Frame 1 (no input): blank canvas, image omitted
Frame 60 (the mouse pressed at the canvas centre just before this capture): blank canvas, image omitted
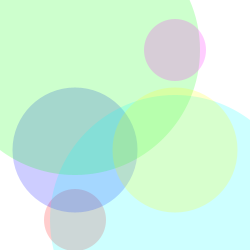
Frame 120 (the mouse held since frame 60 and released just before this capture)

The Processing sketch whose frames 1 and 60 were blank and that drew this single picture after the mouse press (run headless with seeded random() and noise(); from frame 60 on, the mouse is pressed at the canvas centre):

// Processing sketch: processing_18584
// ── processing_18584.pde

void setup() 
{
  size(250, 250); 
  noStroke();
  ellipseMode(CENTER);
  smooth();
}

void draw() 
{   
  background(255); 
  
  fill(255,0,0,50); //pure red with 50%  opacity
  ellipse(mouseX-50, 220, mouseY/2, mouseY/2); 
  //position 50 to left of mouse position with static y-position
  //diameter of ellipse based half the height of mouse position
  
  fill(0,0,255,50); //pure blue with 50% opacity
  ellipse(mouseX-50,150,mouseY,mouseY);
  //position 50 to the left of mouse position with static y-position
  //diameter of ellipse based on the height of mouse position
  
  fill(0,255,0,50); //pure green with 50% opacity
  ellipse(mouseX-50,50,mouseY*2,mouseY*2);
  //position 50 to the left of mouse position with static y-position
  //diameter of ellipse based on double the height of mouse position
 
  
  fill(0,255,255,50); //pure cyan with 50% opacity
  ellipse(mouseX+50, 220, mouseY*2, mouseY*2);
  //position 50 to the right of mouse position with static y-position
   //diameter of ellipse based on double the height of mouse position
  
  fill(255,255,0,50); //pure yellow with 50% opacity
  ellipse(mouseX+50,150,mouseY,mouseY);
  //position 50 to the right of mouse position with static y-position
  //diameter of ellipse based on the height of mouse position
  
  fill(255,0,255,50);
  ellipse(mouseX+50,50,mouseY/2,mouseY/2);
  //position 50 to right of mouse position with static y-position
  //diameter of ellipse based half the height of mouse position  
}

//all elipse made of pure colour in RGB and CMY mixing, 
//when overlap mix to create other pure colours
